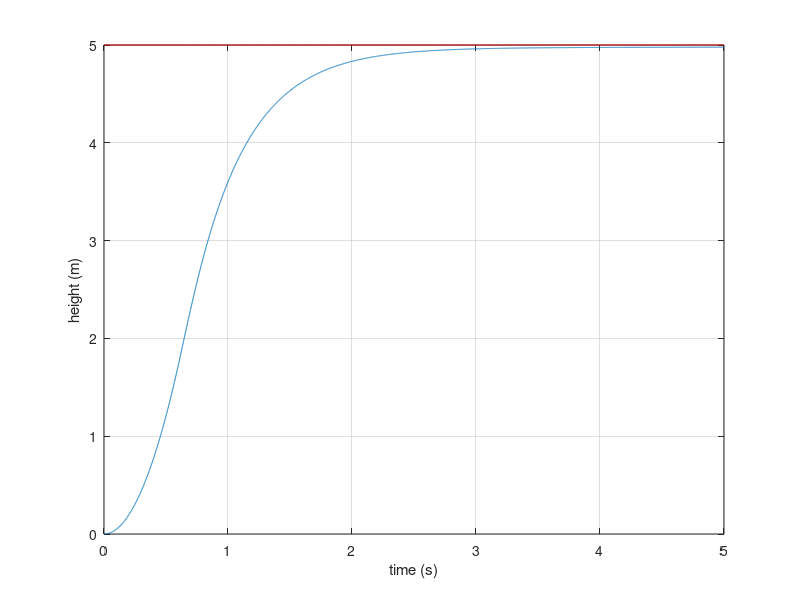
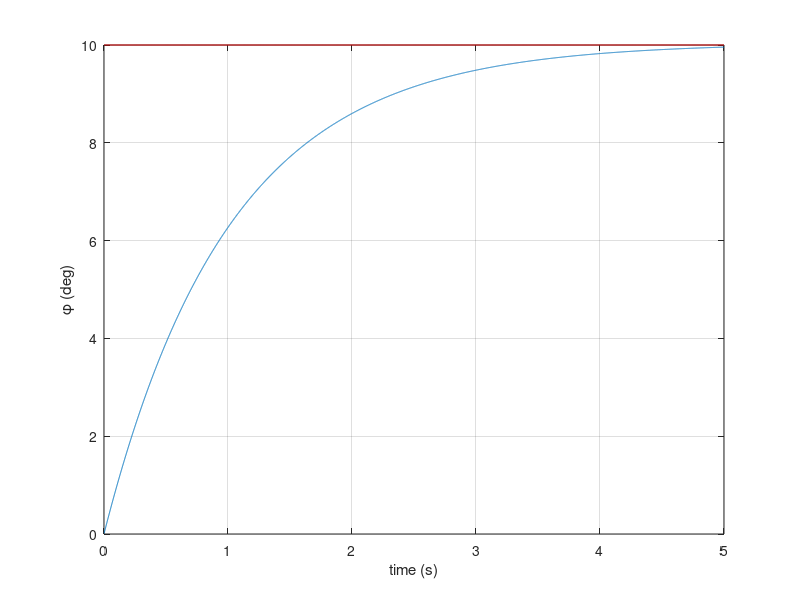
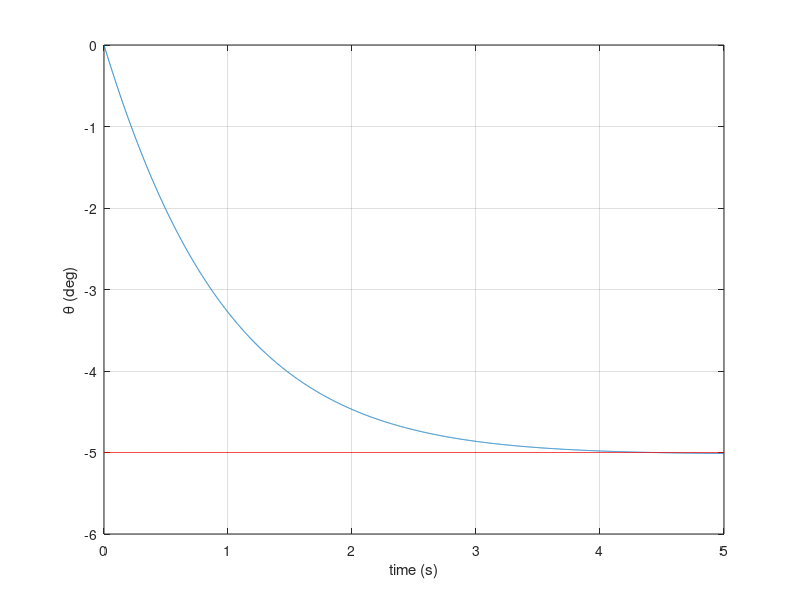
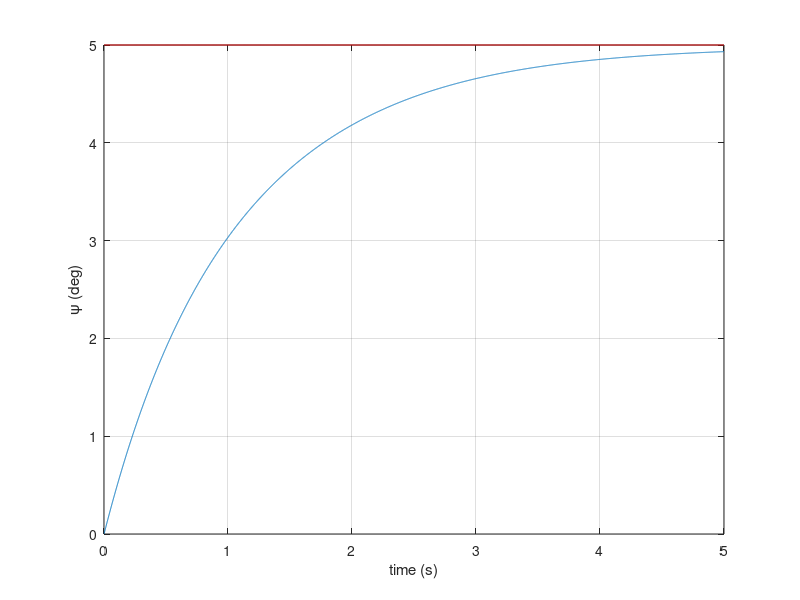

Recreate these plots in MATLAB, in order.
clear all
clc
close all

format long
% nonlinear quadrotor model

Jxx=6.86*10^-5;  Jyy=9.2*10^-5;  Jzz=1.366*10^-4;
m=0.068; kt=0.01;  kq=7.8263*0.0001; b=0.062/sqrt(2);
g=9.81;

t1=(Jyy-Jzz)/Jxx;
t2=(Jzz-Jxx)/Jyy;
t3=(Jxx-Jyy)/Jzz;

 dt=0.001;
 tend=5;
% initial conditions
x=0;y=0;z=0;xdot=0;ydot=0;zdot=0;u=0;v=0;w=0;
p=0;q=0;r=0;phi=0;theta=0;psi=0;
sump=0;sumt=0;sumpsi=0; sumz=0;
fflag=0;
% max motor rpm
Tmax=2.0*m*g;
nmax=sqrt(Tmax/(4*kt));
txymax=(Tmax/4)*2*b;
tzmax=2*kq*nmax*nmax;  % max. yawing torque
%tfault=500000; % fault starting count
th=0.0000001;
for i=1:tend/dt
% rotational motion

% controller for attitude tracking
% outer loop PI (k1 and ki) and inner loop P control (k2)

% phi loop

 k2=0.1; k1=1.0;  ki=0.4*0.01;

a1=k2/Jxx;   b1=a1*k1;  c1=a1*ki;

% closed loop  poles
phir=10*pi/180;
%damp([1,a1,b1,c1])
sump=sump+(phir-phi);
pr=k1*(phir-phi)+ki*sump*dt;
% if(i>tfault)
%     pr=0;
% end

tx=k2*(pr-p);

if(tx>txymax)
    tx=txymax;
end

if(tx<-txymax)
    tx=-txymax;
end
if(abs(tx)<th)
    tx=0;
end

%---------------------------

% theta loop

 k21=0.1; k11=1.0;  ki1=0.4*0.01;



% closed loop  poles

%damp([1,a1,b1,c1])
thetar=-5*pi/180;

sumt=sumt+(thetar-theta);
qr=k11*(thetar-theta)+ki1*sumt*dt; % q ref


ty=k21*(qr-q);

if(ty>txymax)
    ty=txymax;
end

if(ty<-txymax)
    ty=-txymax;
end

if(abs(ty)<th)
    ty=0;
end
%---------------------------
% psi loop

 k22=0.1; k12=1.0;  ki2=0.4*0.01;



% closed loop  poles

%damp([1,a1,b1,c1])
psir=5*pi/180;
sumpsi=sumpsi+(psir-psi);
rref=k12*(psir-psi)+ki2*sumt*dt;  % r ref

tz=k22*(rref-r);

if(tz>tzmax)
    tz=tzmax;
end

if(tz<-tzmax)
    tz=-tzmax;
end

if(abs(tz)<th)
    tz=0;
end

%---------------------------
% altitude hold
zr=-5.0;
kv=-1.0; kz1=2.0; kz2=0.1*1.5;
sumz=sumz+(zr-z);
vzr=kz1*(zr-z)+kz2*sumz*dt;
T=kv*(vzr-zdot);
fx=0; fy=0;
if(T<0.1*m*g)
    T=0.1*m*g;
end

if(T>Tmax)
    T=Tmax;
end



%----------------------------------
% thrust-torque conversion

B=[tx;ty;tz;T];



A=[b*kt,-b*kt,-b*kt,b*kt;
    b*kt,b*kt,-b*kt,-b*kt;
    kq,-kq,kq,-kq;
    kt,kt,kt,kt];


C=inv(A)*B;



n1=sqrt(C(1));n2=sqrt(C(2));n3=sqrt(C(3));n4=sqrt(C(4));



%---- Dynamics-----------

pdot=t1*q*r+tx/Jxx-2*p;

qdot=t2*p*r+ty/Jyy-2*q;

rdot=t3*p*q+tz/Jzz-2*r;

p=p+pdot*dt; q=q+qdot*dt; r=r+rdot*dt;

phidot=p+sin(phi)*tan(theta)*q+cos(phi)*tan(theta)*r;
thetadot=cos(phi)*q-sin(phi)*r;
psidot=sin(phi)*q/cos(theta)+cos(phi)*r/cos(theta);

phi=phi+phidot*dt;
theta=theta+thetadot*dt;
psi=psi+psidot*dt;

if(phi>1*pi)
    phi=phi-2*pi;
end

if(phi<-1*pi)
    phi=phi+2*pi;
end

if(theta>1*pi)
    theta=theta-2*pi;
end

if(theta<-1*pi)
    theta=theta+2*pi;
end

if(psi>1*pi)
    psi=psi-2*pi;
end

if(psi<-1*pi)
    psi=psi+2*pi;
end






% Linear motion

fz=-T;

udot=r*v-q*w+fx/m- g*sin(theta)-0.1*u;

vdot=p*w-r*u+fy/m+ g*cos(theta)*sin(phi)-0.1*v;

wdot=q*u-p*v+fz/m+ g*cos(theta)*cos(phi)-0.1*w;

u=u+udot*dt;
v=v+vdot*dt;
w=w+wdot*dt;



xdot = ((cos(psi)*cos(theta))*u+ (cos(psi)*sin(theta)*sin(phi) - sin(psi)*cos(phi))*v+ (sin(psi)*sin(phi)+cos(psi)*sin(theta)*cos(phi))*w);
ydot = ((sin(psi)*cos(theta))*u + (cos(psi)*cos(phi) + sin(psi)*sin(theta)*sin(phi))*v + (sin(psi)*sin(theta)*cos(phi) - cos(psi)*sin(phi))*w);
zdot = -1*(sin(theta)*u - cos(theta)*sin(phi)*v - cos(theta)*cos(phi)*w);

x=x+xdot*dt;
y=y+ydot*dt;
z=z+zdot*dt;


if(z>0)
    break;
end




tim(i)=i*dt;
% storing
hstore(i)=-z;
phistore(i)=phi*180/pi;
thetastore(i)=theta*180/pi;
psistore(i)=psi*180/pi;
thetard(i)=thetar*180/pi;
phird(i)=phir*180/pi;
hdstore(i)=-zr;
psird(i)=psir*180/pi;


end
figure(1)
plot(tim,hstore);
grid on
hold on
plot(tim,hdstore,'r')
xlabel('time (s)')
ylabel('height (m)')

figure(2)
plot(tim,phistore);
grid on
hold on
plot(tim,phird,'r')
xlabel('time (s)')
ylabel('\phi (deg)')


figure(3)
plot(tim,thetastore);
grid on
hold on
plot(tim,thetard,'r')
xlabel('time (s)')
ylabel('\theta (deg)')


figure(4)
plot(tim,psistore);
grid on
hold on
plot(tim,psird,'r')
xlabel('time (s)')
ylabel('\psi (deg)')




